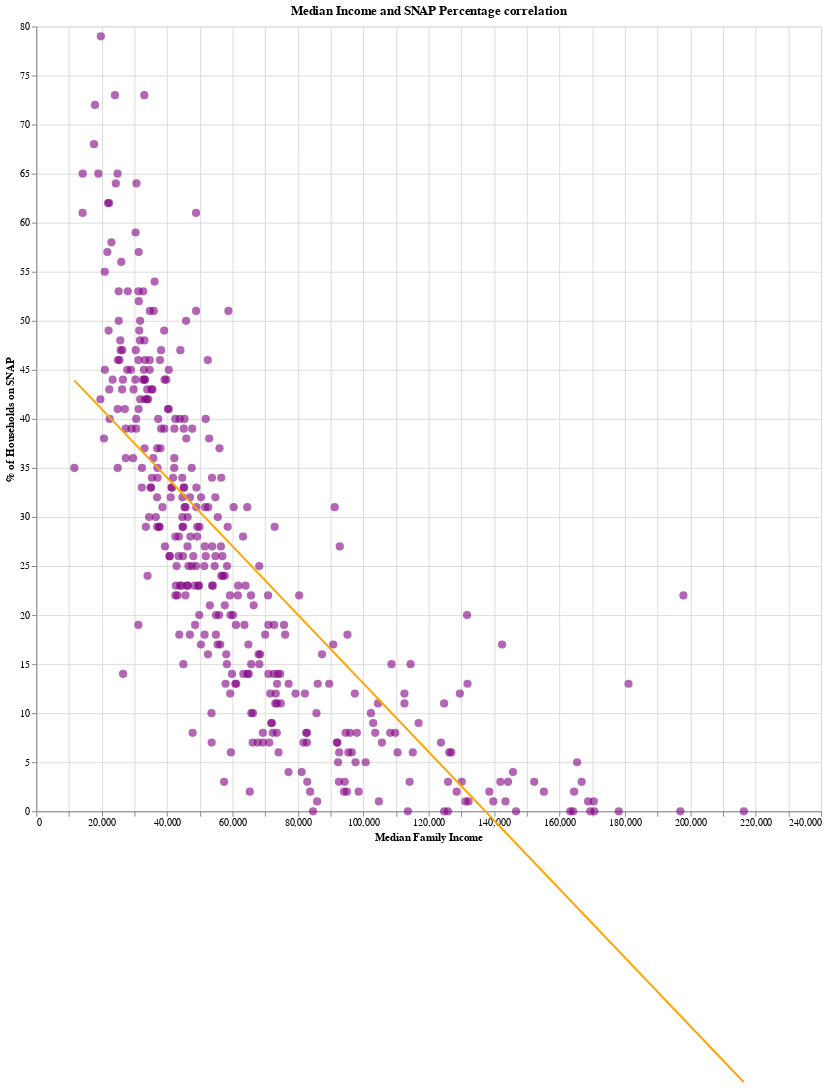

Notebook code cell kept with this figure:
### Code cell
import pandas as pd
import altair as alt

# Importing the data
data_path = "https://khovkevin25.github.io/Project3/static/Data/Philadelphia_Food_Access.csv"
df = pd.read_csv(data_path)

# Remove blank rows
median_updated = df.dropna(subset=["Median Family Income"])

# Create scatter plot
scatter = alt.Chart(median_updated).mark_circle(size=70, opacity=0.6, color="purple").encode(
    x= alt.X("Median Family Income", title="Median Family Income", scale=alt.Scale(domain=[0, 240000])),
    y= alt.Y("Snap Percentage", title="% of Households on SNAP", scale=alt.Scale(domain=[0, 80])),
    tooltip=["Census Tract", "Median Family Income", "Snap Percentage"]
).properties(
    title= "Correlation: Median Family Income and SNAP Percentage",
    width= 800,
    height= 800
)

# Add regression line
regress_line = scatter.transform_regression("Median Family Income", "Snap Percentage").mark_line(color="orange")

# Print scatter plot
scatter + regress_line

### Figure 1 — Vega-Lite specification as saved in the notebook (floating-point values rounded to 4 significant figures; data arrays with more than 128 entries replaced by an {"elided": "..."} marker saying what was removed)
{"config": {"view": {"continuousWidth": 300, "continuousHeight": 300}}, "layer": [{"mark": {"type": "circle", "color": "purple", "opacity": 0.6, "size": 70}, "encoding": {"tooltip": [{"field": "Census Tract", "type": "quantitative"}, {"field": "Median Family Income", "type": "quantitative"}, {"field": "Snap Percentage", "type": "quantitative"}], "x": {"field": "Median Family Income", "scale": {"domain": [0, 240000]}, "title": "Median Family Income", "type": "quantitative"}, "y": {"field": "Snap Percentage", "scale": {"domain": [0, 80]}, "title": "% of Households on SNAP", "type": "quantitative"}}, "title": "Median Income and SNAP Percentage correlation"}, {"mark": {"type": "line", "color": "orange"}, "encoding": {"tooltip": [{"field": "Census Tract", "type": "quantitative"}, {"field": "Median Family Income", "type": "quantitative"}, {"field": "Snap Percentage", "type": "quantitative"}], "x": {"field": "Median Family Income", "scale": {"domain": [0, 240000]}, "title": "Median Family Income", "type": "quantitative"}, "y": {"field": "Snap Percentage", "scale": {"domain": [0, 80]}, "title": "% of Households on SNAP", "type": "quantitative"}}, "title": "Median Income and SNAP Percentage correlation", "transform": [{"on": "Median Family Income", "regression": "Snap Percentage"}]}], "data": {"name": "data-74eb1365b29c877421b633ecf519db4f"}, "height": 800, "width": 800, "$schema": "https://vega.github.io/schema/vega-lite/v5.8.0.json", "datasets": {"data-74eb1365b29c877421b633ecf519db4f": {"elided": "369 records"}}}
